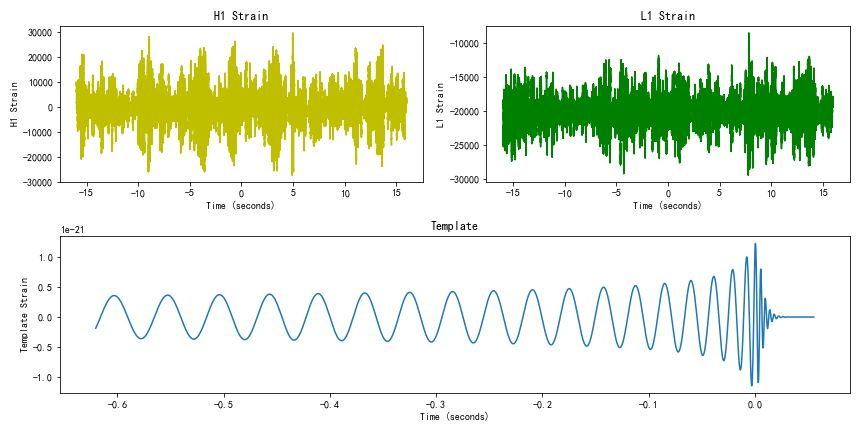

Here is the Python script that generated this plot:
import numpy as np
import matplotlib.pyplot as plt
from scipy.io import wavfile
 
rate_h, hstrain= wavfile.read(r"C:/Users/Mymlw/Desktop/1/H1_Strain.wav","rb")
rate_l, lstrain= wavfile.read(r"C:/Users/Mymlw/Desktop/1/L1_Strain.wav","rb")
reftime, ref_H1 = np.genfromtxt('C:/Users/Mymlw/Desktop/1/wf_template.txt').transpose() 
 
htime_interval = 1/rate_h
ltime_interval = 1/rate_l
fig = plt.figure(figsize=(12, 6))
 
# 丢失信号起始点
htime_len = hstrain.shape[0]/rate_h
htime = np.arange(-htime_len/2, htime_len/2 , htime_interval)
plth = fig.add_subplot(221)
plth.plot(htime, hstrain, 'y')
plth.set_xlabel('Time (seconds)')
plth.set_ylabel('H1 Strain')
plth.set_title('H1 Strain')
 
ltime_len = lstrain.shape[0]/rate_l
ltime = np.arange(-ltime_len/2, ltime_len/2 , ltime_interval)
pltl = fig.add_subplot(222)
pltl.plot(ltime, lstrain, 'g')
pltl.set_xlabel('Time (seconds)')
pltl.set_ylabel('L1 Strain')
pltl.set_title('L1 Strain')
 
pltref = fig.add_subplot(212)
pltref.plot(reftime, ref_H1)
pltref.set_xlabel('Time (seconds)')
pltref.set_ylabel('Template Strain')
pltref.set_title('Template')
fig.tight_layout()
 
plt.savefig("Gravitational_Waves_Original.png")
plt.show()
plt.close(fig)

